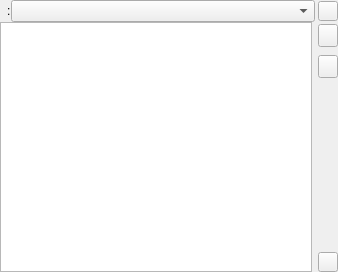
<?xml version="1.0" encoding="UTF-8"?>
<ui version="4.0">
 <class>dialog_fields_selection</class>
 <widget class="QWidget" name="dialog_fields_selection"><property name="surfaceRole" stdset="0"><string>panel</string></property>
  <property name="geometry">
   <rect>
    <x>0</x>
    <y>0</y>
    <width>338</width>
    <height>272</height>
   </rect>
  </property>
  <property name="windowTitle">
   <string>Form</string>
  </property>
  <layout class="QVBoxLayout" name="layout_vertical_layout">
   <property name="spacing">
    <number>0</number>
   </property>
   <property name="leftMargin">
    <number>0</number>
   </property>
   <property name="topMargin">
    <number>0</number>
   </property>
   <property name="rightMargin">
    <number>0</number>
   </property>
   <property name="bottomMargin">
    <number>0</number>
   </property>
   <item>
    <widget class="QWidget" name="panel_thumbnail_container" native="true"><property name="surfaceRole" stdset="0"><string>panel</string></property>
     <property name="sizePolicy">
      <sizepolicy hsizetype="Expanding" vsizetype="Preferred">
       <horstretch>0</horstretch>
       <verstretch>0</verstretch>
      </sizepolicy>
     </property>
     <layout class="QHBoxLayout" name="layout_horizontal_layout_14">
      <property name="spacing">
       <number>0</number>
      </property>
      <property name="leftMargin">
       <number>0</number>
      </property>
      <property name="topMargin">
       <number>0</number>
      </property>
      <property name="rightMargin">
       <number>0</number>
      </property>
      <property name="bottomMargin">
       <number>0</number>
      </property>
      <item>
       <widget class="QLabel" name="label_thumbnails">
        <property name="sizePolicy">
         <sizepolicy hsizetype="Fixed" vsizetype="Preferred">
          <horstretch>0</horstretch>
          <verstretch>0</verstretch>
         </sizepolicy>
        </property>
        <property name="toolTip">
         <string>thumbnails</string>
        </property>
        <property name="text">
         <string/>
        </property>
        <property name="pixmap">
         <pixmap>../../shared/icons/material/image.svg</pixmap>
        </property>
        <property name="iconSize" stdset="0">
         <number>20</number>
        </property>
        <property name="iconName" stdset="0">
         <string>image</string>
        </property>
       </widget>
      </item>
      <item>
       <widget class="QLabel" name="label_thumbnail_field_separator">
        <property name="sizePolicy">
         <sizepolicy hsizetype="Fixed" vsizetype="Preferred">
          <horstretch>0</horstretch>
          <verstretch>0</verstretch>
         </sizepolicy>
        </property>
        <property name="text">
         <string>:</string>
        </property>
       </widget>
      </item>
      <item>
       <widget class="QComboBox" name="combo_thumbnail_field">
        <property name="toolTip">
         <string>Preview Assets</string>
        </property>
        <property name="sizePolicy">
         <sizepolicy hsizetype="Expanding" vsizetype="Fixed">
          <horstretch>0</horstretch>
          <verstretch>0</verstretch>
         </sizepolicy>
        </property>
       </widget>
      </item>
      <item>
       <widget class="QWidget" name="panel_fields_selection" native="true"><property name="surfaceRole" stdset="0"><string>panel</string></property>
        <property name="minimumSize">
         <size>
          <width>0</width>
          <height>0</height>
         </size>
        </property>
        <layout class="QHBoxLayout" name="layout_horizontal_layout">
         <property name="spacing">
          <number>6</number>
         </property>
         <property name="leftMargin">
          <number>3</number>
         </property>
         <property name="topMargin">
          <number>0</number>
         </property>
         <property name="rightMargin">
          <number>0</number>
         </property>
         <property name="bottomMargin">
          <number>0</number>
         </property>
         <item>
          <widget class="QToolButton" name="button_edit_tooltip_layout">
           <property name="toolTip">
            <string>Edit tooltip layout</string>
           </property>
           <property name="maximumSize">
            <size>
             <width>20</width>
             <height>20</height>
            </size>
           </property>
           <property name="text">
            <string/>
           </property>
           <property name="icon">
            <iconset>
             <normaloff>../../shared/icons/material/format_paint.svg</normaloff>../../shared/icons/material/format_paint.svg</iconset>
           </property>
           <property name="iconName" stdset="0">
            <string>format_paint</string>
           </property>
          </widget>
         </item>
        </layout>
       </widget>
      </item>
     </layout>
    </widget>
   </item>
   <item>
    <widget class="QWidget" name="panel_selected_fields" native="true"><property name="surfaceRole" stdset="0"><string>panel</string></property>
     <layout class="QHBoxLayout" name="layout_horizontal_layout_11">
      <property name="spacing">
       <number>6</number>
      </property>
      <property name="leftMargin">
       <number>0</number>
      </property>
      <property name="topMargin">
       <number>0</number>
      </property>
      <property name="rightMargin">
       <number>0</number>
      </property>
      <property name="bottomMargin">
       <number>0</number>
      </property>
      <item>
       <widget class="QListWidget" name="list_selected_metadata_fields">
        <property name="toolTip">
         <string>Choose and order metadata fields</string>
        </property>
        <property name="alternatingRowColors">
         <bool>true</bool>
        </property>
       </widget>
      </item>
      <item>
       <widget class="QWidget" name="panel_sort_container" native="true"><property name="surfaceRole" stdset="0"><string>panel</string></property>
        <property name="sizePolicy">
         <sizepolicy hsizetype="Fixed" vsizetype="Expanding">
          <horstretch>0</horstretch>
          <verstretch>0</verstretch>
         </sizepolicy>
        </property>
        <property name="styleSheet">
         <string notr="true"/>
        </property>
        <layout class="QVBoxLayout" name="layout_vertical_layout_6">
         <property name="spacing">
          <number>6</number>
         </property>
         <property name="leftMargin">
          <number>0</number>
         </property>
         <property name="topMargin">
          <number>0</number>
         </property>
         <property name="rightMargin">
          <number>0</number>
         </property>
         <property name="bottomMargin">
          <number>0</number>
         </property>
         <item alignment="Qt::AlignmentFlag::AlignTop">
          <widget class="QWidget" name="panel_arrow_buttons" native="true"><property name="surfaceRole" stdset="0"><string>panel</string></property>
           <property name="sizePolicy">
            <sizepolicy hsizetype="Preferred" vsizetype="Fixed">
             <horstretch>0</horstretch>
             <verstretch>0</verstretch>
            </sizepolicy>
           </property>
           <property name="minimumSize">
            <size>
             <width>0</width>
             <height>60</height>
            </size>
           </property>
           <layout class="QVBoxLayout" name="layout_vertical_layout_14">
            <property name="spacing">
             <number>6</number>
            </property>
            <property name="leftMargin">
             <number>0</number>
            </property>
            <property name="topMargin">
             <number>0</number>
            </property>
            <property name="rightMargin">
             <number>0</number>
            </property>
            <property name="bottomMargin">
             <number>0</number>
            </property>
            <item>
             <widget class="QToolButton" name="button_move_up">
              <property name="toolTip">
               <string>Move field up</string>
              </property>
              <property name="sizePolicy">
               <sizepolicy hsizetype="Fixed" vsizetype="Fixed">
                <horstretch>0</horstretch>
                <verstretch>0</verstretch>
               </sizepolicy>
              </property>
              <property name="maximumSize">
               <size>
                <width>20</width>
                <height>16777215</height>
               </size>
              </property>
              <property name="styleSheet">
               <string notr="true">m</string>
              </property>
              <property name="text">
               <string/>
              </property>
              <property name="icon">
               <iconset>
                <normaloff>../../shared/icons/material/up.svg</normaloff>../../shared/icons/material/up.svg</iconset>
              </property>
              <property name="iconName" stdset="0">
               <string>up</string>
              </property>
             </widget>
            </item>
            <item>
             <widget class="QToolButton" name="button_move_down">
              <property name="toolTip">
               <string>Move field down</string>
              </property>
              <property name="sizePolicy">
               <sizepolicy hsizetype="Fixed" vsizetype="Fixed">
                <horstretch>0</horstretch>
                <verstretch>0</verstretch>
               </sizepolicy>
              </property>
              <property name="maximumSize">
               <size>
                <width>20</width>
                <height>16777215</height>
               </size>
              </property>
              <property name="text">
               <string/>
              </property>
              <property name="icon">
               <iconset>
                <normaloff>../../shared/icons/material/down.svg</normaloff>../../shared/icons/material/down.svg</iconset>
              </property>
              <property name="iconName" stdset="0">
               <string>down</string>
              </property>
             </widget>
            </item>
           </layout>
          </widget>
         </item>
         <item>
          <widget class="QToolButton" name="button_sync_metadata_fields">
           <property name="maximumSize">
            <size>
             <width>20</width>
             <height>20</height>
            </size>
           </property>
           <property name="toolTip">
            <string>take fields from Pins</string>
           </property>
           <property name="text">
            <string/>
           </property>
           <property name="icon">
            <iconset>
             <normaloff>../../shared/icons/material/sync.svg</normaloff>../../shared/icons/material/sync.svg</iconset>
           </property>
           <property name="iconName" stdset="0">
            <string>sync</string>
           </property>
          </widget>
         </item>
        </layout>
       </widget>
      </item>
     </layout>
    </widget>
   </item>
  </layout>
 </widget>
 <resources/>
 <connections/>
</ui>
